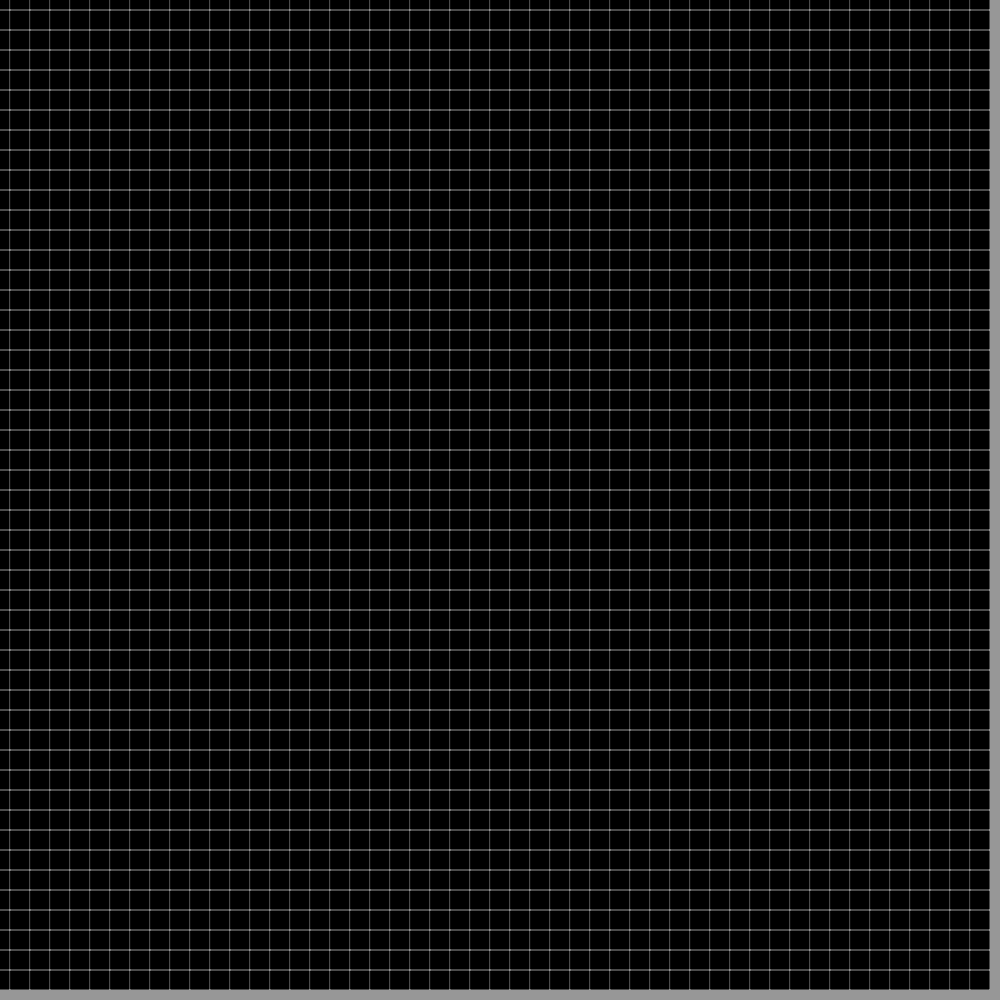
Frame 1 (no input)
Frame 60 (no input): identical to frame 1, image omitted
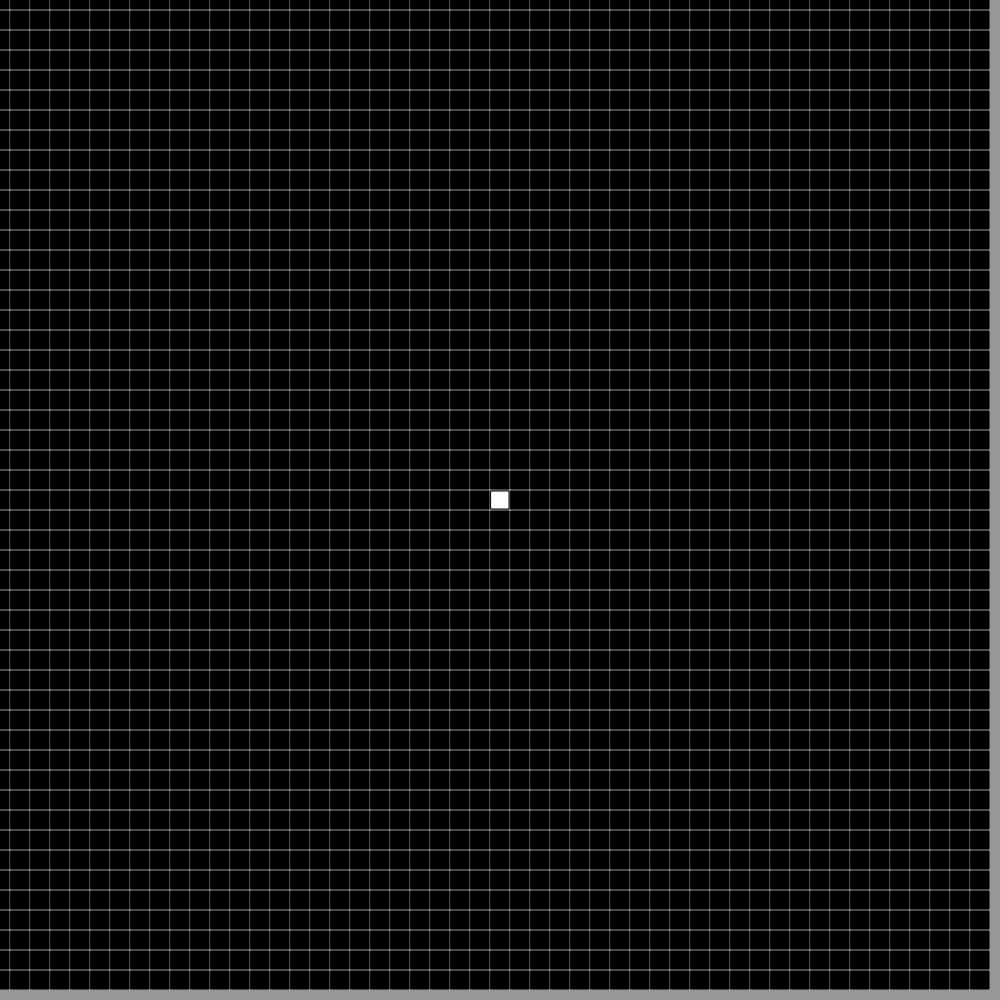
Frame 120 (the mouse pressed at the canvas centre since frame 60)

The p5.js sketch that drew these frames (run headless with seeded random() and noise() and a simulated clock; from frame 60 on, the mouse is pressed at the canvas centre):

// p5.js sketch
// ── sketch.js
function Make2dArray(cols, rows) {
    let arr = new Array(cols);
    for (let i = 0; i < arr.length; i++) {
        arr[i] = new Array(rows);
    }
    return arr;
}

let grid;
let cols, rows;
let resolution = 20;
let START = 1;
let PLAY = 2;
let gamestate = START;

function setup() {
    createCanvas(1000, 1000);
    cols = width / resolution;
    rows = height / resolution;
    grid = Make2dArray(cols, rows);
    for (let i = 0; i < cols; i++) {
        for (let j = 0; j < rows; j++) {
            grid[i][j] = 0;
        }
    }
}

function draw() {
    background(151);

    

    for (let i = 0; i < cols; i++) {
        for (let j = 0; j < rows; j++) {
            x = i * resolution;
            y = j * resolution;
            if (grid[i][j] == 1) {
                fill(255);
                rectMode(CENTER);
                rect(x, y, resolution - 2, resolution - 2);
            }
            if (grid[i][j] == 0) {
                fill(0);
                rectMode(CENTER);
                rect(x, y, resolution - 2, resolution - 2);
            }


            //rect(x, y, resolution - 1, resolution - 1);
        }
    }
    if (gamestate === PLAY) {
        let next = Make2dArray(cols, rows);

        //Compute next based on old array
        for (let i = 0; i < cols; i++) {
            for (let j = 0; j < rows; j++) {
                let state = grid[i][j];

                //Count live neighbors
                let sum = 0;
                let neighbors = countNeighbors(grid, i, j);
                
                

                if (state == 0 && neighbors == 3) {
                    next[i][j] = 1;
                }
                else if (state == 1 && (neighbors < 2 || neighbors > 3)) {
                    next[i][j] = 0;
                }else {
                    next[i][j] = state;
                }
                /*sum += grid[i-1][j];
                sum += grid[i][j - 1];
                sum += grid[i+1][j];
                sum += grid[i+1][j+1];
                sum += grid[i+1][j-1];
                sum += grid[i][j+1];
                sum += grid[i-1][j+1];
                sum += grid[i-1][j];*/
            }
        }


        grid = next;
    }
}

function countNeighbors(grid, x, y) {
    let sum = 0;
    for (let i = -1; i < 2; i++) {
        for (let j = -1; j < 2; j++) {

            let col = (x + i + cols) % cols;
            let row = (y + j + rows) % rows;

            sum += grid[col][row];
        }
    }

    sum -= grid[x][y];
    return sum;
}
function mousePressed() {
    for (let i = 0; i < cols; i++) {
        for (let j = 0; j < rows; j++) {
            let d = dist(i * resolution, j * resolution, mouseX, mouseY);
            if (d < (resolution / 2)) {
                grid[i][j] = 1;
            }
        }
        
    }
}
function keyPressed() {
    if (keyCode == 32) {
        gamestate = PLAY;
    }
    if (keyCode === LEFT_ARROW) {
        gamestate = START;
    }
}
